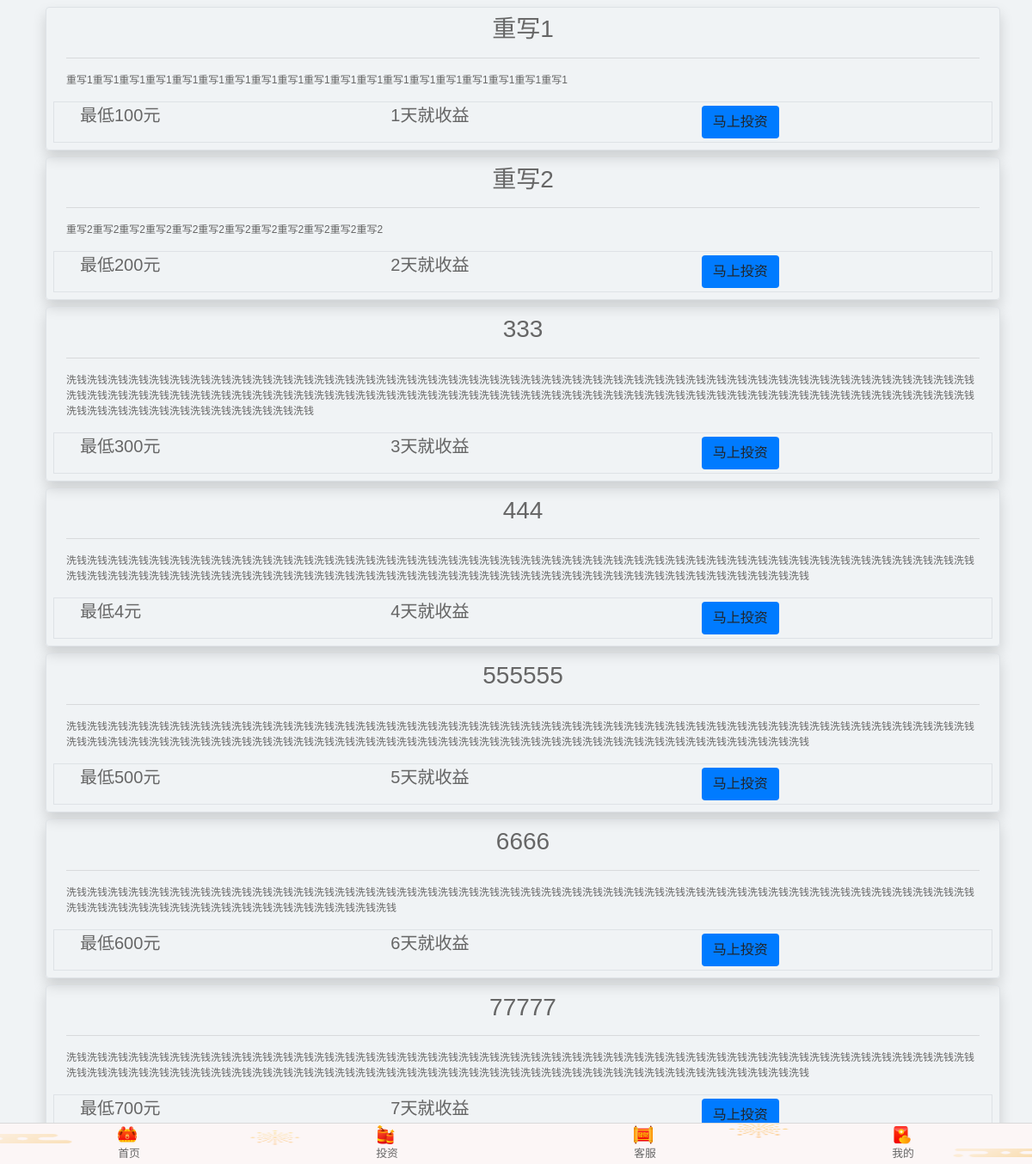
/maintz/, run on an earlier commit of the app's database.
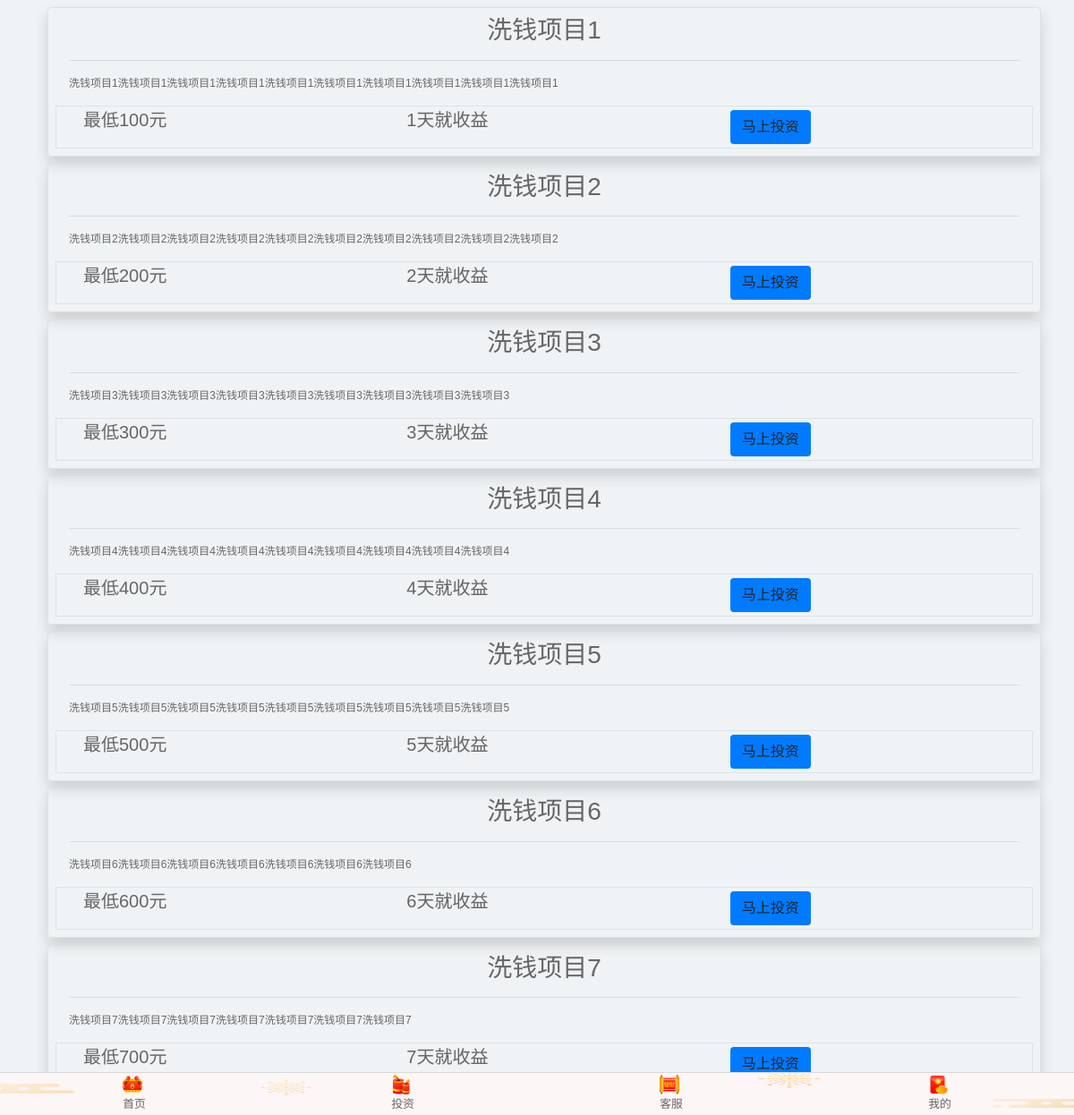
And on a later commit of the database.
### index/models.py (models this page shows, shortened)
class ProgramInfo(models.Model):
    name = models.CharField('项目名称', max_length=128, unique=True)  # 项目名称
    programText = models.TextField('项目简介', )  # 项目简介
    minPay = models.IntegerField('最小买入值', )
    payBack = models.FloatField('利率%', )
    payDay = models.IntegerField('周期（天）', )
    c_time = models.DateTimeField('创立时间', auto_now_add=True)
    def __str__(self):
        return self.name
    class Meta:
        ordering = ['c_time']
        verbose_name = '项目'
        verbose_name_plural = '项目名称'

### index/views.py (the view)
# urls.py: path('maintz/', views.maintz, name='maintz'),
def maintz(request):
    program_infos = models.ProgramInfo.objects.all()
    print(program_infos)
    return render(request, 'index/maintz.html', {'program_infos': program_infos})

### templates/index/maintz.html (shortened to what this page needs)
{% extends 'base.html' %}
{% load staticfiles %}
{% block css %}
<link rel="stylesheet" type="text/css" href="{% static '/css/index/nav.css' %}">
<link rel="stylesheet" type="text/css" href="{% static '/css/index/maintz.css' %}">
{% endblock %}
{% block content %}
<div class="container">
	<div class="row">
		<ul class="col-12">
			{% for programinfo in program_infos %}
	            <li class="col-12 border m-2 p-2 rounded shadow">
				<div class="col-12 text-center ">
					<h3>{{ programinfo.name }}</h3>
					<hr>
				</div>
				<p class="col-12 " style="width: 100%">
					{{ programinfo.programText }}
				</p>
				<div class="col-12 d-flex  align-items-center border flex-row">
					<p class="col-4  mr-2 lead">最低{{ programinfo.minPay }}元</p>
					<p class="col-4  mr-2 lead">{{ programinfo.payDay }}天就收益</p>
					<a class="col-4  mr-2" href="/programDetails/{{ programinfo.id }}"><button class="btn btn-md bg-primary">马上投资</button></a>
				</div>
			</li>
	            {% empty %}
                  <li class="col-12 border m-2 p-2 rounded shadow">
					<h1>暂时没有发布理财产品</h1>
				</li>
                {% endfor %}
		</ul>
	</div>
</div>
{% include 'includeBase.html' %}
{% endblock %}

### templates/base.html (shortened to what this page needs)
{% load staticfiles %}
<!doctype html>
<html lang="en">
  <head>
    <link href="https://stackpath.bootstrapcdn.com/bootstrap/4.3.1/css/bootstrap.min.css" rel="stylesheet">
    <link href="https://cdn.bootcss.com/font-awesome/5.10.0-11/css/solid.css" rel="stylesheet">
    <link rel="stylesheet" type="text/css" href="{% static 'css/base.css' %}">
      {% block css %}
      {% endblock %}
  </head>
  <body>
    {% block content %}{% endblock %}
  </body>
</html>

### templates/includeBase.html
{% load staticfiles %}
<div style="" id="show" class="fixed">
    <a href="/" class="t-jTxt">
        <dl>
            <dt class="active-foot active-tj">
            <img src="{% static '/images/index/down1.png' %}">
            </dt>
            <dd><p>首页 </p></dd>
        </dl>
    </a>
    <a href="/maintz" class="l-cTxt">
        <dl>
            <dt class="xiabianlanlc">
            <img src="{% static '/images/index/down2.png' %}">
            </dt>
            <dd><p>投资</p></dd>
        </dl>
    </a>
    <a href="http://p.qiao.baidu.com/cps/chatIndex?speedLogId=1563838501852354b_1563838501852_24336&reqParam=%7B%22from%22%3A0%2C%22sessionid%22%3A%22%22%2C%22siteId%22%3A%2213677758%22%2C%22tid%22%3A%22-1%22%2C%22userId%22%3A%2228505655%22%2C%22ttype%22%3A1%2C%22siteConfig%22%3A%7B%22wsUrl%22%3A%22wss%3A%2F%2Fp.qiao.baidu.com%2Fcps%2Fwebsocket%22%2C%22eid%22%3A%2228505655%22%2C%22queuing%22%3A%22%22%2C%22likeVersion%22%3A%22%22%2C%22siteId%22%3A%2213677758%22%2C%22online%22%3A%22true%22%2C%22webRoot%22%3A%22%2F%2Fp.qiao.baidu.com%2Fcps%2F%22%2C%22bid%22%3A%22156383850200920180%22%2C%22userId%22%3A%2228505655%22%2C%22isGray%22%3A%22false%22%2C%22invited%22%3A0%7D%2C%22config%22%3A%7B%22themeColor%22%3A%224d74fa%22%7D%7D" class="t-qTxt">
        <dl>
            <dt class="xiabianlantq">
            <img src="{% static '/images/index/down3.png' %}">
            </dt>
            <dd><p>客服</p></dd>
        </dl>
    </a>
    <a href="/userCenter" class="myTxt">
        <dl>
            <dt class="xiabianlanwd">
            <img src="{% static '/images/index/down4.png' %}">
            </dt>
            <dd><p>我的</p></dd>
        </dl>
    </a>
</div>

### static/css/base.css (style rules this page uses)
body { font-family:sans-serif; font-size:12px; color:#666; background-color: #f0f3f5; }
a { color: #666; }

### static/css/index/nav.css (style rules this page uses)
.fixed { position: fixed; box-sizing:border-box; bottom:0; background: #fff; background-size:cover; border-top:1px #d9d9d9 solid; width: 100%; height: 3rem; display: -webkit-box; z-index:3; background: url("../../images/index/foot-back.png") no-repeat top center; background-size: 100% 100%; }
.fixed a { display: -webkit-box; -webkit-box-pack:center; -webkit-box-flex:1; }
.fixed dt { width:0.3rem; height:auto; }
.fixed dt img { display: block; width: 1.35rem; margin: 0.14rem auto 0 auto; }
.fixed p { text-align: center; color:#666; height: 2rem; line-height: 1.35rem; font-size: 0.8rem; }

### static/css/index/maintz.css (style rules this page uses)
ul { list-style-type:none; }

What changed in the data, as far as the page shows it:
removed ProgramInfo: name "444", programText "洗钱洗钱洗钱洗钱洗钱洗钱洗钱洗钱洗钱洗钱洗钱洗钱洗钱洗钱洗钱洗钱洗钱洗钱洗钱洗钱洗钱洗钱洗钱洗钱洗钱洗钱洗钱洗钱洗钱洗钱洗钱洗钱洗钱洗钱洗钱洗钱洗钱洗钱洗钱洗钱洗钱洗钱洗钱洗钱洗钱洗钱洗钱洗钱洗钱洗钱洗钱洗钱洗钱洗钱洗钱洗钱洗钱洗钱洗钱洗钱洗钱洗钱洗钱洗钱洗钱洗钱洗钱洗钱洗钱洗钱洗钱洗钱洗钱洗钱洗钱洗钱洗钱洗钱洗钱洗钱", minPay "4", payDay "4"
changed ProgramInfo: name "重写1" → "洗钱项目1"; programText "重写1重写1重写1重写1重写1重写1重写1重写1重写1重写1重写1重写1重写1重写1重写1重写1重写1重写1重写1" → "洗钱项目1洗钱项目1洗钱项目1洗钱项目1洗钱项目1洗钱项目1洗钱项目1洗钱项目1洗钱项目1洗钱项目1"
changed ProgramInfo: name "重写2" → "洗钱项目2"; programText "重写2重写2重写2重写2重写2重写2重写2重写2重写2重写2重写2重写2" → "洗钱项目2洗钱项目2洗钱项目2洗钱项目2洗钱项目2洗钱项目2洗钱项目2洗钱项目2洗钱项目2洗钱项目2"
changed ProgramInfo: name "333" → "洗钱项目3"; programText "洗钱洗钱洗钱洗钱洗钱洗钱洗钱洗钱洗钱洗钱洗钱洗钱洗钱洗钱洗钱洗钱洗钱洗钱洗钱洗钱洗钱洗钱洗钱洗钱洗钱洗钱洗钱洗钱洗钱洗钱洗钱洗钱洗钱洗钱洗钱洗钱洗钱洗钱洗钱洗钱洗钱洗钱洗钱洗钱洗钱洗钱洗钱洗钱洗钱洗钱洗钱洗钱洗钱洗钱洗钱洗钱洗钱洗钱洗钱洗钱洗钱洗钱洗钱洗钱洗钱洗钱洗钱洗钱洗钱洗钱洗钱洗钱洗钱洗钱洗钱洗钱洗钱洗钱洗钱洗钱洗钱洗钱洗钱洗钱洗钱洗钱洗钱洗钱洗钱洗钱洗钱洗钱洗钱洗钱洗钱洗钱洗钱洗钱洗钱洗钱" → "洗钱项目3洗钱项目3洗钱项目3洗钱项目3洗钱项目3洗钱项目3洗钱项目3洗钱项目3洗钱项目3"
added ProgramInfo: name "洗钱项目4", programText "洗钱项目4洗钱项目4洗钱项目4洗钱项目4洗钱项目4洗钱项目4洗钱项目4洗钱项目4洗钱项目4", minPay "400", payDay "4"
changed ProgramInfo: name "555555" → "洗钱项目5"; programText "洗钱洗钱洗钱洗钱洗钱洗钱洗钱洗钱洗钱洗钱洗钱洗钱洗钱洗钱洗钱洗钱洗钱洗钱洗钱洗钱洗钱洗钱洗钱洗钱洗钱洗钱洗钱洗钱洗钱洗钱洗钱洗钱洗钱洗钱洗钱洗钱洗钱洗钱洗钱洗钱洗钱洗钱洗钱洗钱洗钱洗钱洗钱洗钱洗钱洗钱洗钱洗钱洗钱洗钱洗钱洗钱洗钱洗钱洗钱洗钱洗钱洗钱洗钱洗钱洗钱洗钱洗钱洗钱洗钱洗钱洗钱洗钱洗钱洗钱洗钱洗钱洗钱洗钱洗钱洗钱" → "洗钱项目5洗钱项目5洗钱项目5洗钱项目5洗钱项目5洗钱项目5洗钱项目5洗钱项目5洗钱项目5"
changed ProgramInfo: name "6666" → "洗钱项目6"; programText "洗钱洗钱洗钱洗钱洗钱洗钱洗钱洗钱洗钱洗钱洗钱洗钱洗钱洗钱洗钱洗钱洗钱洗钱洗钱洗钱洗钱洗钱洗钱洗钱洗钱洗钱洗钱洗钱洗钱洗钱洗钱洗钱洗钱洗钱洗钱洗钱洗钱洗钱洗钱洗钱洗钱洗钱洗钱洗钱洗钱洗钱洗钱洗钱洗钱洗钱洗钱洗钱洗钱洗钱洗钱洗钱洗钱洗钱洗钱洗钱" → "洗钱项目6洗钱项目6洗钱项目6洗钱项目6洗钱项目6洗钱项目6洗钱项目6"
changed ProgramInfo: name "77777" → "洗钱项目7"; programText "洗钱洗钱洗钱洗钱洗钱洗钱洗钱洗钱洗钱洗钱洗钱洗钱洗钱洗钱洗钱洗钱洗钱洗钱洗钱洗钱洗钱洗钱洗钱洗钱洗钱洗钱洗钱洗钱洗钱洗钱洗钱洗钱洗钱洗钱洗钱洗钱洗钱洗钱洗钱洗钱洗钱洗钱洗钱洗钱洗钱洗钱洗钱洗钱洗钱洗钱洗钱洗钱洗钱洗钱洗钱洗钱洗钱洗钱洗钱洗钱洗钱洗钱洗钱洗钱洗钱洗钱洗钱洗钱洗钱洗钱洗钱洗钱洗钱洗钱洗钱洗钱洗钱洗钱洗钱洗钱" → "洗钱项目7洗钱项目7洗钱项目7洗钱项目7洗钱项目7洗钱项目7洗钱项目7"
